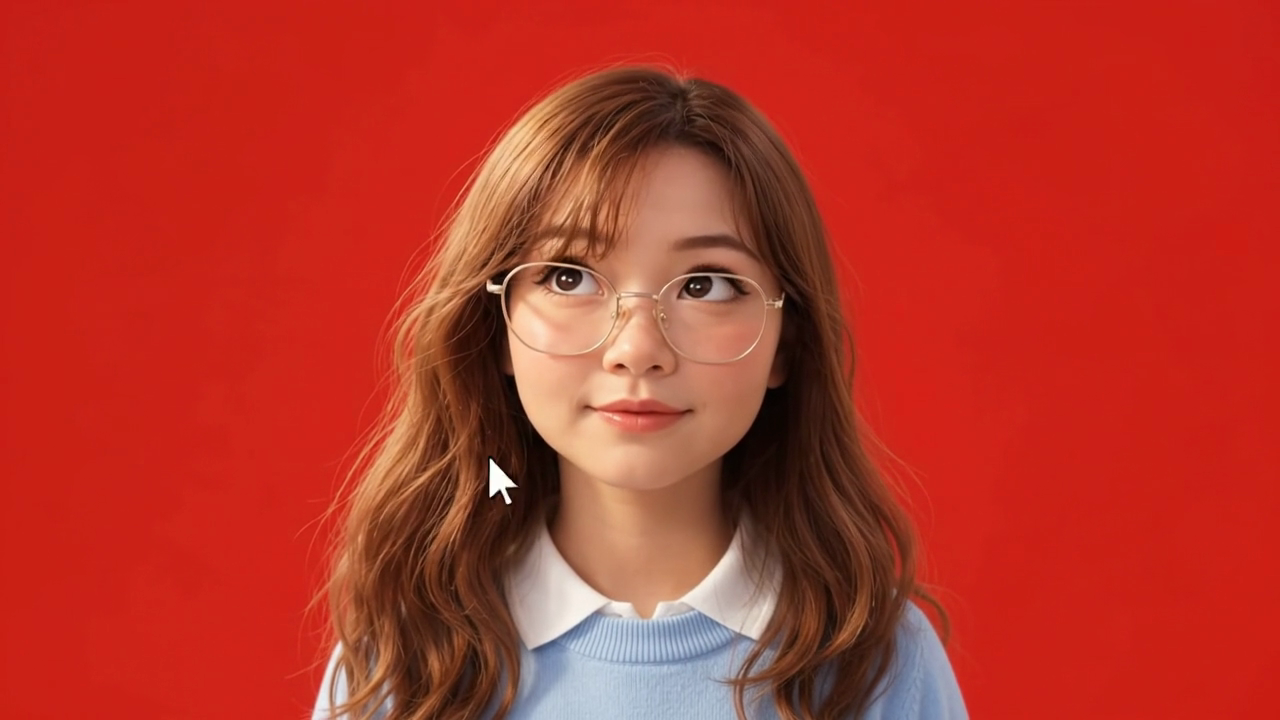
#> input picture scratch/test_poses/f_114.png, 1280 x 720 px, given in place of f_118.png, which was not available
$ python check_right_crop.py
#> lines starting #> are read from the running program, lines starting #| are printed output that depends on the picture
import cv2
import glob

# Check frames 118 to 124
for f in [118, 120, 122, 124]:
    im = cv2.imread(f'scratch/test_poses/f_{f}.png')
#> im is the input picture: shape (720, 1280, 3); mean B, G, R 40.4, 53.1, 182.2
    # Let's crop around face x: 700 to 1150, y: 250 to 550
    crop = im[250:550, 700:1150]
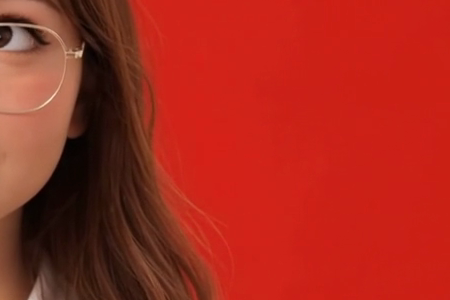
#> crop: shape (300, 450, 3); mean B, G, R 29.2, 41.2, 165.8
    cv2.imwrite(f'scratch/test_poses/crop_{f}.png', crop)
#> pass 2 of the loop `for f in [118, 120, 122, 124]:`:
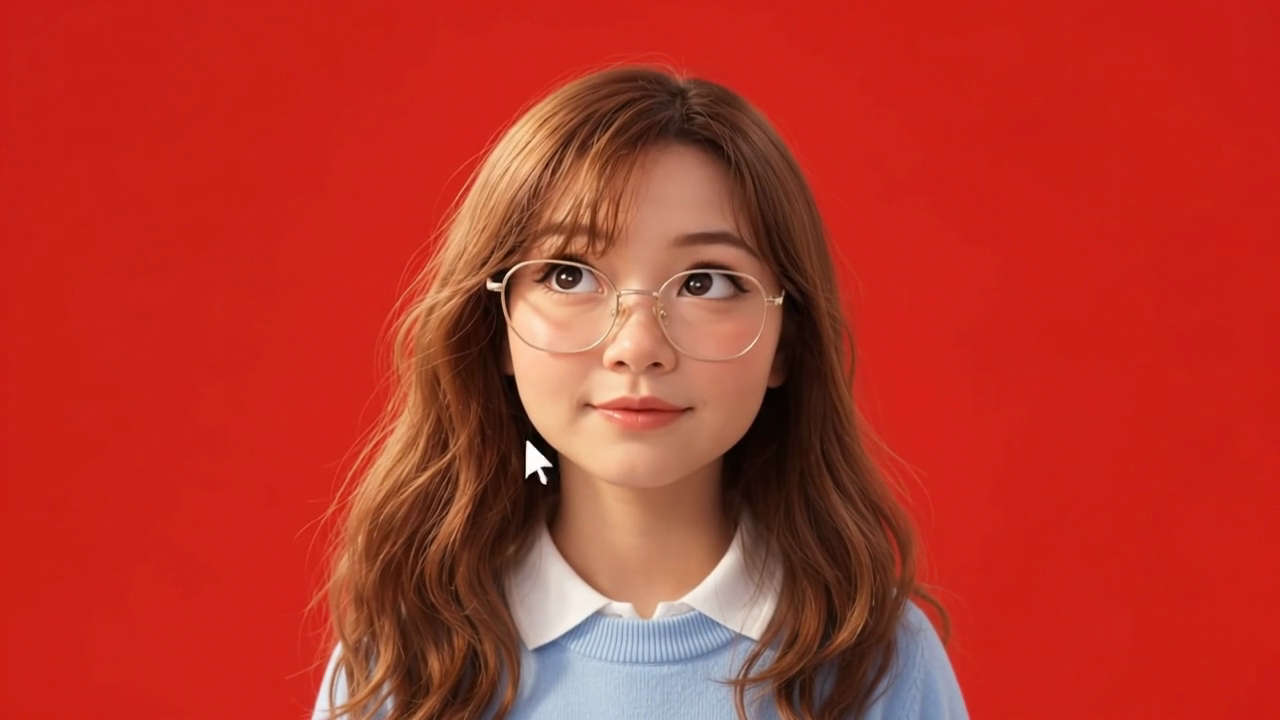
#> input picture scratch/test_poses/f_115.png, 1280 x 720 px, given in place of f_120.png, which was not available
#> im is the input picture: shape (720, 1280, 3); mean B, G, R 40.5, 53.1, 182.6
#> `crop = im[250:550, 700:1150]`:
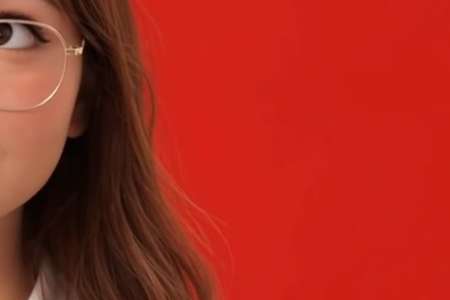
#> crop: shape (300, 450, 3); mean B, G, R 29.4, 41.2, 166.1
#> (the run stopped early here; a loop or call above may not have finished)
